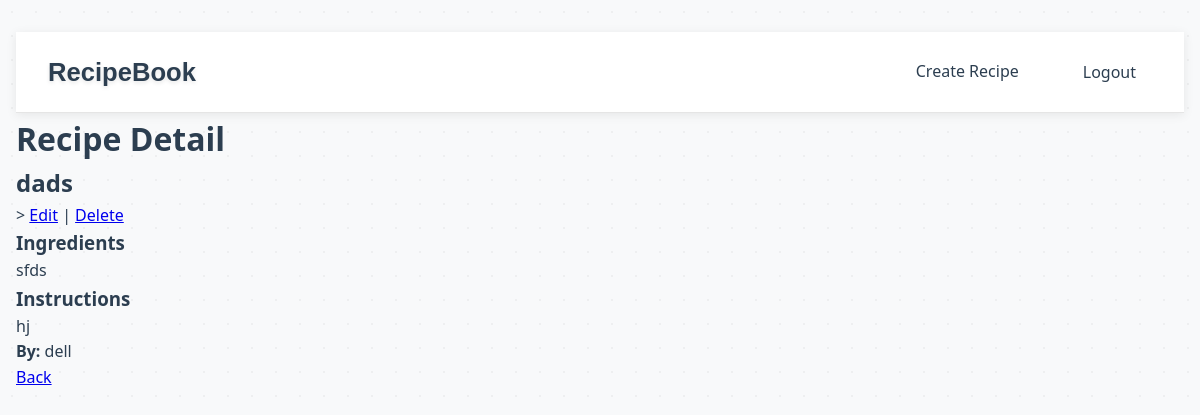
The page /recipe/3/ (signed in) on the database its author committed.
### recipes/models.py (models this page shows, shortened)
class Recipe(models.Model):
    title= models.CharField(max_length=256)
    ingredients= models.TextField()
    instructions= models.TextField()
    published_at= models.DateTimeField(auto_now_add=True)
    author=models.ForeignKey(User , on_delete=models.CASCADE)
    image = models.ImageField(upload_to='recipes/', null=True, blank=True)  # NEW field

### recipes/views.py (the view)
# urls.py: path('recipe/<int:pk>/', views.recipe_detail, name='recipe-detail'),
@login_required
def recipe_detail(request, pk):
    recipe = get_object_or_404(Recipe, pk=pk)
    return render(request, 'recipe_detail.html', {'recipe': recipe})

### templates/recipe_detail.html (shortened to what this page needs)
{% extends "base.html" %}
{% block content %}
<h1>Recipe Detail</h1>
        <h2>{{recipe.title}}</h2>>
        <a href="{% url 'edit_recipe' recipe.pk %}">Edit</a> |
        <a href="{% url 'delete_recipe' recipe.pk %}">Delete</a>
         <h3>Ingredients</h3>
  <p>{{ recipe.ingredients|linebreaks }}</p>
  <h3>Instructions</h3>
  <p>{{ recipe.instructions|linebreaks }}</p>
  <p><strong>By:</strong> {{ recipe.author.username }}</p>
  <p><a href="{% url 'recipe-list' %}">Back</a></p>
{% endblock %}

### static/css/style.css (style rules this page uses)
* { margin: 0; padding: 0; box-sizing: border-box; }
body { font-family: 'Segoe UI', Tahoma, Geneva, Verdana, sans-serif; background-color: #f8f9fa !important; background-image: radial-gradient(circle, rgba(0,0,0,0.04) 1px, transparent 1px); background-size: 24px 24px; color: #2c3e50; line-height: 1.6; min-height: 100vh; }
html, body { height: 100%; }
a, button { cursor: pointer; }

### rows shown on the page
Recipe: title "dads", ingredients "sfds", instructions "hj", author.username "dell"
